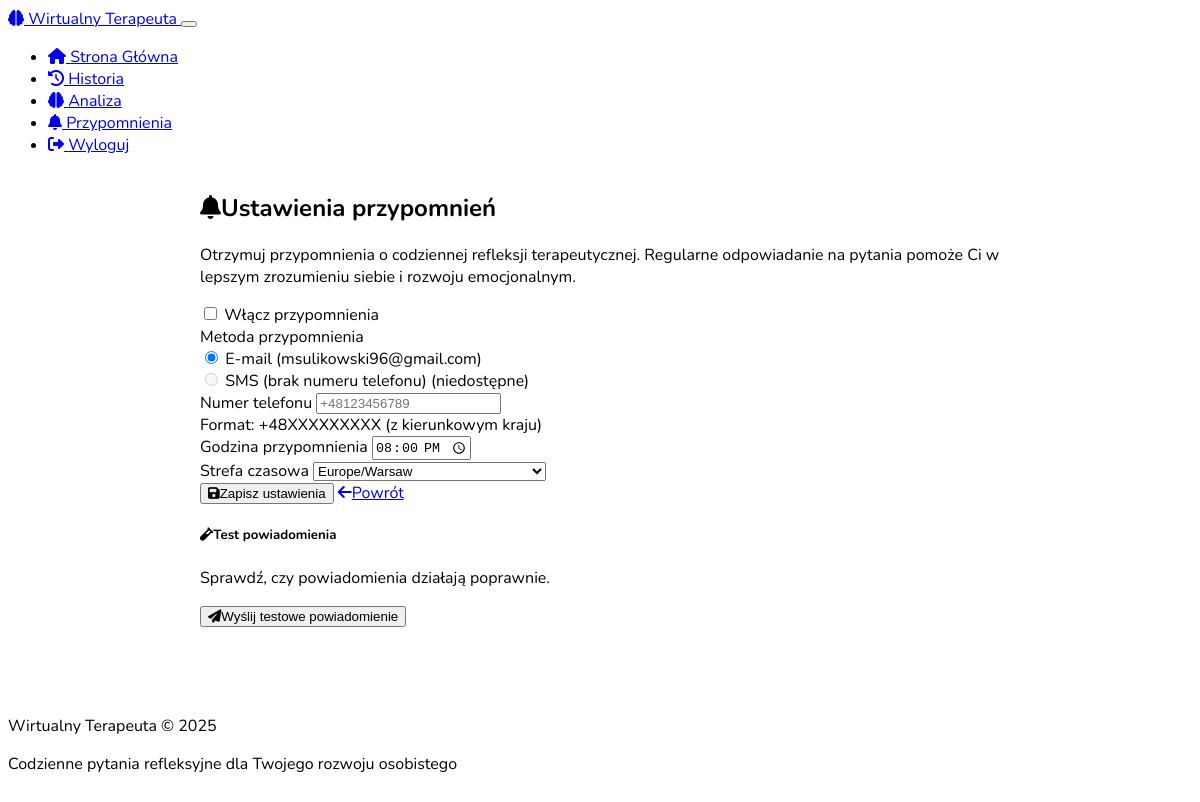
The page /reminder_settings (signed in) on the database its author committed.
### models.py (models this page shows, shortened)
class User(UserMixin, db.Model):
    id = db.Column(db.Integer, primary_key=True)
    username = db.Column(db.String(64), unique=True, nullable=False)
    email = db.Column(db.String(120), unique=True, nullable=False)
    password_hash = db.Column(db.String(256), nullable=False)
    joined_date = db.Column(db.DateTime, default=datetime.now)
    phone_number = db.Column(db.String(20), nullable=True)  # do powiadomień SMS
    reminder_enabled = db.Column(db.Boolean, default=False)  # czy powiadomienia są włączone
    reminder_time = db.Column(db.Time, default=time(20, 0))  # domyślnie 20:00
    reminder_timezone = db.Column(db.String(50), default='Europe/Warsaw')  # strefa czasowa użytkownika
    reminder_method = db.Column(db.String(10), default='email')  # 'email' lub 'sms'
    last_reminder_sent = db.Column(db.DateTime, nullable=True)  # kiedy ostatnio wysłano przypomnienie
    conversations = db.relationship('Conversation', backref='user', lazy=True)
    psychological_analyses = db.relationship('PsychologicalAnalysis', backref='user', lazy=True)
    reminder_logs = db.relationship('ReminderLog', backref='user', lazy=True)

### app.py (the view, shortened to what this page needs)
@app.route('/reminder_settings', methods=['GET', 'POST'])
def reminder_settings():
    if 'user_id' not in session:
        flash('Musisz być zalogowany, aby zarządzać powiadomieniami.', 'danger')
        return redirect(url_for('login'))
    user_id = session['user_id']
    from models import User, ReminderLog
    from reminders import HAS_TWILIO, twilio_client
    import pytz
    user = User.query.get(user_id)
    timezones = pytz.common_timezones
    reminder_logs = ReminderLog.query.filter_by(user_id=user_id).order_by(ReminderLog.timestamp.desc()).limit(10).all()
    return render_template('reminder_settings.html',
                          user=user,
                          has_twilio=HAS_TWILIO and twilio_client is not None,
                          timezones=timezones,
                          reminder_logs=reminder_logs)

### app.py (called while the page is built)
@app.context_processor
def inject_now():
    return {'now': datetime.now()}

### templates/reminder_settings.html (shortened to what this page needs)
{% extends "layout.html" %}
{% block content %}
<div class="therapy-container">
    <h2 class="mb-4">
        <i class="fas fa-bell text-info me-2"></i>Ustawienia przypomnień
    </h2>
    <div class="card bg-dark mb-4">
        <div class="card-body">
            <p class="lead">
                Otrzymuj przypomnienia o codziennej refleksji terapeutycznej.
                Regularne odpowiadanie na pytania pomoże Ci w lepszym zrozumieniu siebie
                i rozwoju emocjonalnym.
            </p>
            <form method="POST" action="{{ url_for('reminder_settings') }}" class="mt-4">
                <div class="form-check form-switch mb-4">
                    <input class="form-check-input" type="checkbox" id="reminder_enabled" name="reminder_enabled"
                        {% if user.reminder_enabled %}checked{% endif %}>
                    <label class="form-check-label" for="reminder_enabled">
                        Włącz przypomnienia
                    </label>
                </div>
                <div class="mb-4">
                    <label class="form-label">Metoda przypomnienia</label>
                    <div class="form-check">
                        <input class="form-check-input" type="radio" name="reminder_method" id="method_email"
                            value="email" {% if user.reminder_method == 'email' %}checked{% endif %}>
                        <label class="form-check-label" for="method_email">
                            E-mail ({{ user.email }})
                        </label>
                    </div>
                    <div class="form-check">
                        <input class="form-check-input" type="radio" name="reminder_method" id="method_sms"
                            value="sms" {% if user.reminder_method == 'sms' %}checked{% endif %}
                            {% if not has_twilio or not user.phone_number %}disabled{% endif %}>
                        <label class="form-check-label" for="method_sms">
                            SMS {% if user.phone_number %}({{ user.phone_number }}){% else %}(brak numeru telefonu){% endif %}
                            {% if not has_twilio %}<span class="text-warning">(niedostępne)</span>{% endif %}
                        </label>
                    </div>
                </div>
                <div class="mb-4">
                    <label for="phone_number" class="form-label">Numer telefonu</label>
                    <input type="tel" class="form-control" id="phone_number" name="phone_number"
                        placeholder="+48123456789" value="{{ user.phone_number or '' }}">
                    <div class="form-text text-muted">Format: +48XXXXXXXXX (z kierunkowym kraju)</div>
                </div>
                <div class="mb-4">
                    <label for="reminder_time" class="form-label">Godzina przypomnienia</label>
                    <input type="time" class="form-control" id="reminder_time" name="reminder_time"
                        value="{{ user.reminder_time.strftime('%H:%M') if user.reminder_time else '20:00' }}">
                </div>
                <div class="mb-4">
                    <label for="reminder_timezone" class="form-label">Strefa czasowa</label>
                    <select class="form-select" id="reminder_timezone" name="reminder_timezone">
                        {% for zone in timezones %}
                            <option value="{{ zone }}" {% if zone == user.reminder_timezone %}selected{% endif %}>
                                {{ zone }}
                            </option>
                        {% endfor %}
                    </select>
                </div>
                <div class="d-flex justify-content-between mt-4">
                    <button type="submit" class="btn btn-info">
                        <i class="fas fa-save me-2"></i>Zapisz ustawienia
                    </button>
                    <a href="{{ url_for('index') }}" class="btn btn-outline-secondary">
                        <i class="fas fa-arrow-left me-2"></i>Powrót
                    </a>
                </div>
            </form>
        </div>
    </div>
    <div class="card bg-dark mb-4">
        <div class="card-header">
            <h5 class="mb-0">
                <i class="fas fa-vial text-info me-2"></i>Test powiadomienia
            </h5>
        </div>
        <div class="card-body">
            <p>Sprawdź, czy powiadomienia działają poprawnie.</p>
            <form method="POST" action="{{ url_for('test_reminder') }}">
                <button type="submit" class="btn btn-outline-info">
                    <i class="fas fa-paper-plane me-2"></i>Wyślij testowe powiadomienie
                </button>
            </form>
        </div>
    </div>
</div>
{% endblock %}

### static/css/custom.css (style rules this page uses)
body { font-family: 'Nunito', 'Arial', sans-serif; min-height: 100vh; display: flex; flex-direction: column; }
.therapy-container { max-width: 800px; margin: 0 auto; }

### rows shown on the page
User: reminder_method "☑ E-mail (msulikowski96@gmail.co", email "msulikowski96@gmail.com", reminder_method "☐ SMS (brak numeru telefonu) (ni", reminder_time "20:00", reminder_timezone "Europe/Warsaw"
